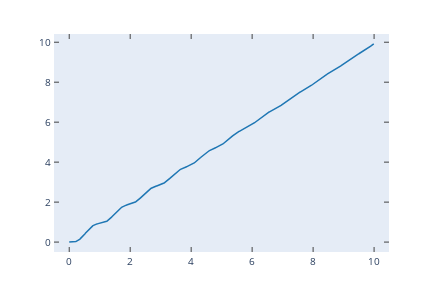

The cell this chart's notebook holds for it:
### Code cell
Kp=0.65
gitxia = ct.feedback(Kp*g,1)
response = ct.step_response(gitxia/s,t)
plt.plot(response.time,response.outputs)
f=plt.gcf();py.iplot_mpl(f)

### Figure 1 — Plotly figure (JSON) as saved in the notebook; plotly's stock layout.template omitted (floating-point values rounded to 4 significant figures; data arrays with more than 128 entries replaced by an {"elided": "..."} marker saying what was removed)
{"data": [{"line": {"color": "rgba (31, 119, 180, 1)", "dash": "solid", "width": 1.5}, "mode": "lines", "name": "_line0", "type": "scatter", "x": {"elided": "1000 float values"}, "xaxis": "x", "y": {"elided": "1000 float values"}, "yaxis": "y"}], "layout": {"autosize": false, "height": 288, "hovermode": "closest", "margin": {"b": 36, "l": 54, "pad": 0, "r": 43, "t": 34}, "showlegend": false, "width": 432, "xaxis": {"anchor": "y", "domain": [0, 1], "mirror": "ticks", "nticks": 8, "range": [-0.4995, 10.49], "showgrid": false, "showline": true, "side": "bottom", "tickfont": {"size": 10}, "ticks": "inside", "type": "linear", "zeroline": false}, "yaxis": {"anchor": "x", "domain": [0, 1], "mirror": "ticks", "nticks": 8, "range": [-0.4958, 10.41], "showgrid": false, "showline": true, "side": "left", "tickfont": {"size": 10}, "ticks": "inside", "type": "linear", "zeroline": false}}}
